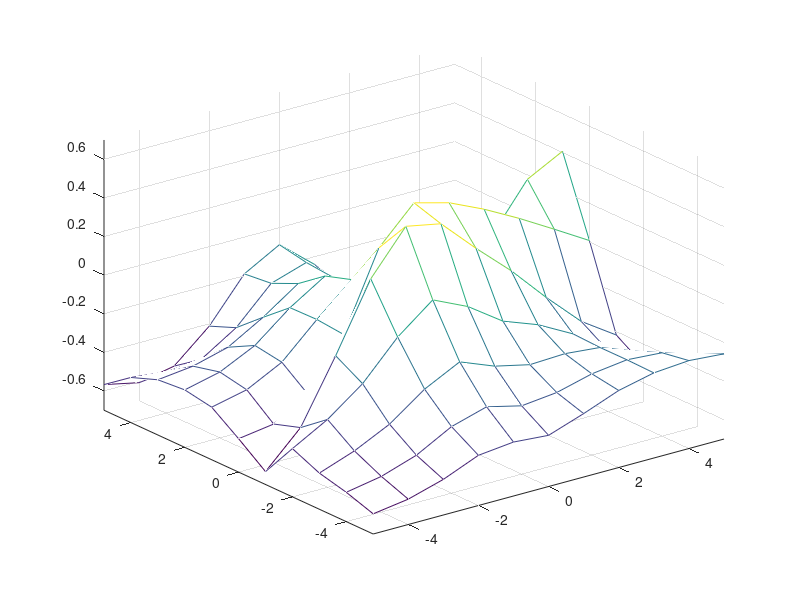
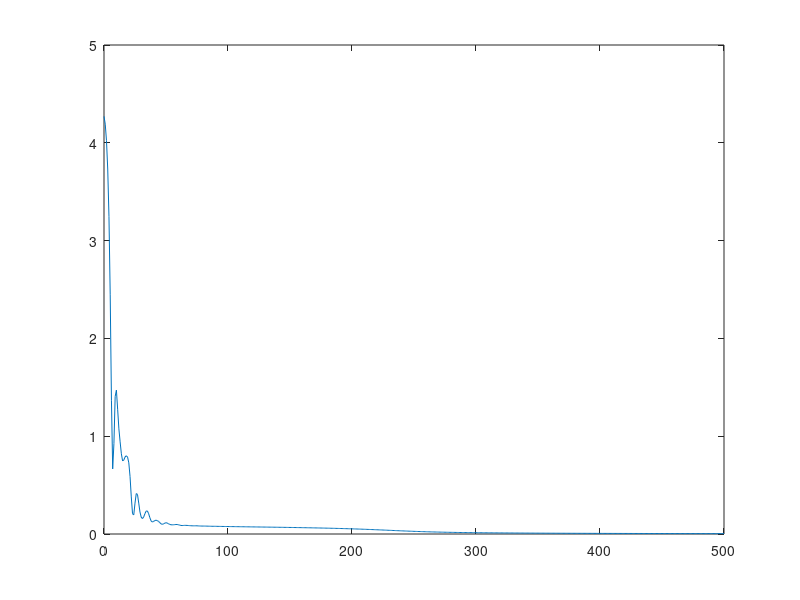

The MATLAB source for these figures, in order:
clear;

out = [];
%Phi declaration:
phi = @(xxx) (2./(1+exp(-xxx)))-1;

%Phi prime:
phiprime = @(yyy) ((1+yyy).*(1-yyy))/2;

% Create original function
x_full=[-5:1:5]';
y_full=x_full;
z=exp(-x_full.*x_full*0.1) * exp(-y_full.*y_full*0.1)' - 0.5;
mesh( x_full, y_full, z);
% moriko's
[z_row, z_col] = size(z);
ndata = z_row*z_col;
%


% Parse ann value
targets = reshape(z, 1, ndata);
[xx, yy] = meshgrid(x_full, y_full);
patterns = [reshape(xx, 1, ndata); reshape(yy, 1, ndata)];

% Randomize and select the data
permute = randperm(ndata);
% Permute data
x = patterns(:, permute);
y = targets(:, permute);
% Number of points that are kept
n = 25;
x = x(:, 1:n);
y = y(:, 1:n);
[p_row p_col] = size(x);

% Initialize ANN value
error = [];
alpha = 0.9;
eta = 0.15;
hidden = 10;
w = randn(hidden, p_row+1);
v = randn(1, hidden+1);
dw = 0;
dv = 0;

steps = 0:500;
for i = steps
    % Forward pass training
    hin = w * [x; ones(1, p_col)];
    hout = [phi(hin); ones(1, p_col)];

    oin = v * hout;
    out = phi(oin);

    % Backward pass
    delta_o = (out - y) .* phiprime(out);
    delta_h = (v' * delta_o) .* phiprime(hout);
    delta_h = delta_h(1:hidden, :);

    % Weight update
    dw = (dw .* alpha) - (delta_h * [x; ones(1, p_col)]') .* (1 - alpha);
    dv = (dv .* alpha) - (delta_o * hout') .* (1 - alpha);
    w = w + dw .* eta;
    v = v + dv .* eta;
    
    error = [error ; sum((y - out).^2) / sum(y .^2)];
    
    

end
figure(2);
plot(steps, error);

figure(1);
    % Forward pass test
    hin = w * [patterns; ones(1, ndata)];
    hout = [phi(hin); ones(1, ndata)];
    
    oin = v * hout;
    out = phi(oin);
    zz = reshape(out, z_row, z_col);
    mesh(x_full, y_full, zz);
    axis([-5 5 -5 5 -0.7 0.7]);
    drawnow;